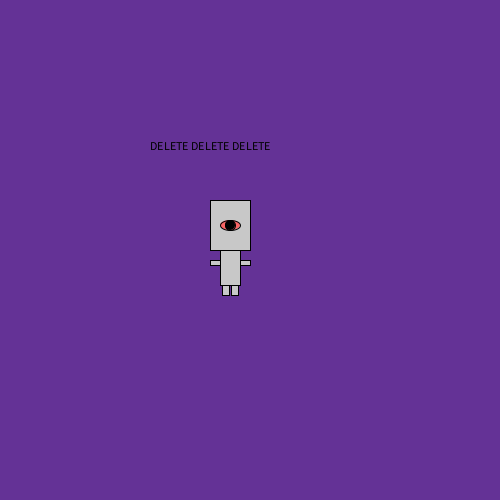
Frame 1 (no input)
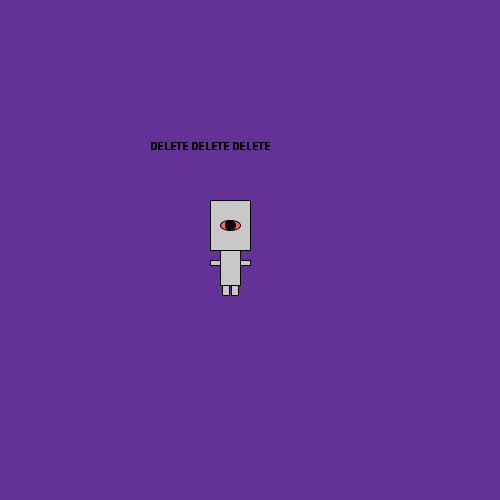
Frame 60 (the mouse pressed at the canvas centre just before this capture)
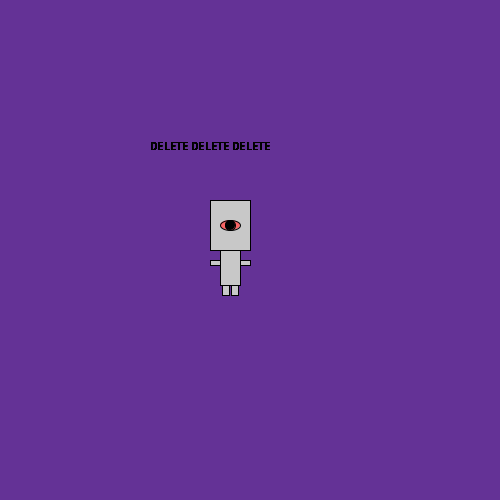
Frame 120 (the mouse held since frame 60 and released just before this capture)

The Processing sketch that drew these frames (run headless with seeded random() and noise(); from frame 60 on, the mouse is pressed at the canvas centre):

// Processing sketch: processing_30988
// ── processing_30988.pde

void setup() {
  size(500,500);
  background(100,50,150);
}
void draw() {
  fill(200);
  rect(210,200,40,50);
  rect(220,250,20,35);
  rect(210,260,10,5);
  rect(240,260,10,5);
  rect(222,285,7,10);
  rect(231,285,7,10);
  fill(250,100,100);
  ellipse(230,225,20,10);
  fill(0);
  ellipse(230,225,10,10);
  text("DELETE DELETE DELETE",150,150);
}
